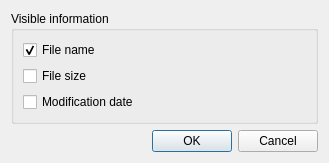
<?xml version="1.0" encoding="UTF-8"?>
<ui version="4.0">
 <class>FileInfoDialog</class>
 <widget class="QDialog" name="FileInfoDialog">
  <property name="geometry">
   <rect>
    <x>0</x>
    <y>0</y>
    <width>329</width>
    <height>157</height>
   </rect>
  </property>
  <property name="windowTitle">
   <string>File information</string>
  </property>
  <layout class="QVBoxLayout" name="verticalLayout_2">
   <item>
    <widget class="QGroupBox" name="groupBox">
     <property name="sizePolicy">
      <sizepolicy hsizetype="Preferred" vsizetype="Expanding">
       <horstretch>0</horstretch>
       <verstretch>0</verstretch>
      </sizepolicy>
     </property>
     <property name="title">
      <string>Visible information</string>
     </property>
     <layout class="QVBoxLayout" name="verticalLayout">
      <item>
       <widget class="QCheckBox" name="checkBox">
        <property name="text">
         <string>File name</string>
        </property>
        <property name="checked">
         <bool>true</bool>
        </property>
        <property name="tristate">
         <bool>false</bool>
        </property>
       </widget>
      </item>
      <item>
       <widget class="QCheckBox" name="checkBox_2">
        <property name="text">
         <string>File size</string>
        </property>
       </widget>
      </item>
      <item>
       <widget class="QCheckBox" name="checkBox_3">
        <property name="text">
         <string>Modification date</string>
        </property>
       </widget>
      </item>
     </layout>
    </widget>
   </item>
   <item>
    <layout class="QHBoxLayout" name="horizontalLayout">
     <item>
      <spacer name="horizontalSpacer">
       <property name="orientation">
        <enum>Qt::Horizontal</enum>
       </property>
       <property name="sizeHint" stdset="0">
        <size>
         <width>40</width>
         <height>20</height>
        </size>
       </property>
      </spacer>
     </item>
     <item>
      <widget class="QPushButton" name="pushButton_2">
       <property name="text">
        <string>OK</string>
       </property>
      </widget>
     </item>
     <item>
      <widget class="QPushButton" name="pushButton">
       <property name="text">
        <string>Cancel</string>
       </property>
      </widget>
     </item>
    </layout>
   </item>
  </layout>
 </widget>
 <resources/>
 <connections/>
</ui>
